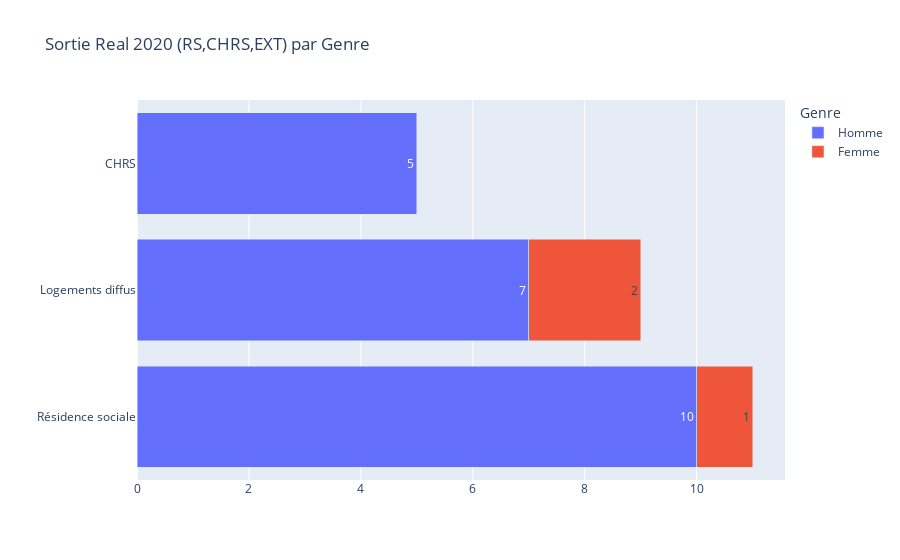

Here is the notebook cell this chart was saved with:
### Code cell
'Sortie Real 2020 (RS,CHRS,EXT) par Genre' et 'Sortie Real 2020 (Hotel ,Hotelier Passager) par Genre'

### Figure 1 — Plotly figure (JSON) as saved in the notebook; plotly's stock layout.template omitted (floating-point values rounded to 4 significant figures)
{"data": [{"alignmentgroup": "True", "hovertemplate": "Genre=Homme<br>Nombre_de_Logements=%{text}<br>Groupe=%{y}<extra></extra>", "legendgroup": "Homme", "marker": {"color": "#636efa"}, "name": "Homme", "offsetgroup": "Homme", "orientation": "h", "showlegend": true, "text": [10, 7, 5], "textposition": "auto", "type": "bar", "x": [10, 7, 5], "xaxis": "x", "y": ["Résidence sociale", "Logements diffus", "CHRS"], "yaxis": "y"}, {"alignmentgroup": "True", "hovertemplate": "Genre=Femme<br>Nombre_de_Logements=%{text}<br>Groupe=%{y}<extra></extra>", "legendgroup": "Femme", "marker": {"color": "#EF553B"}, "name": "Femme", "offsetgroup": "Femme", "orientation": "h", "showlegend": true, "text": [2, 1], "textposition": "auto", "type": "bar", "x": [2, 1], "xaxis": "x", "y": ["Logements diffus", "Résidence sociale"], "yaxis": "y"}], "layout": {"barmode": "stack", "legend": {"title": {"text": "Genre"}, "tracegroupgap": 0}, "title": {"text": "Sortie Real 2020 (RS,CHRS,EXT) par Genre"}, "xaxis": {"anchor": "y", "domain": [0, 1], "title": {"text": ""}}, "yaxis": {"anchor": "x", "domain": [0, 1], "title": {"text": ""}}}}
